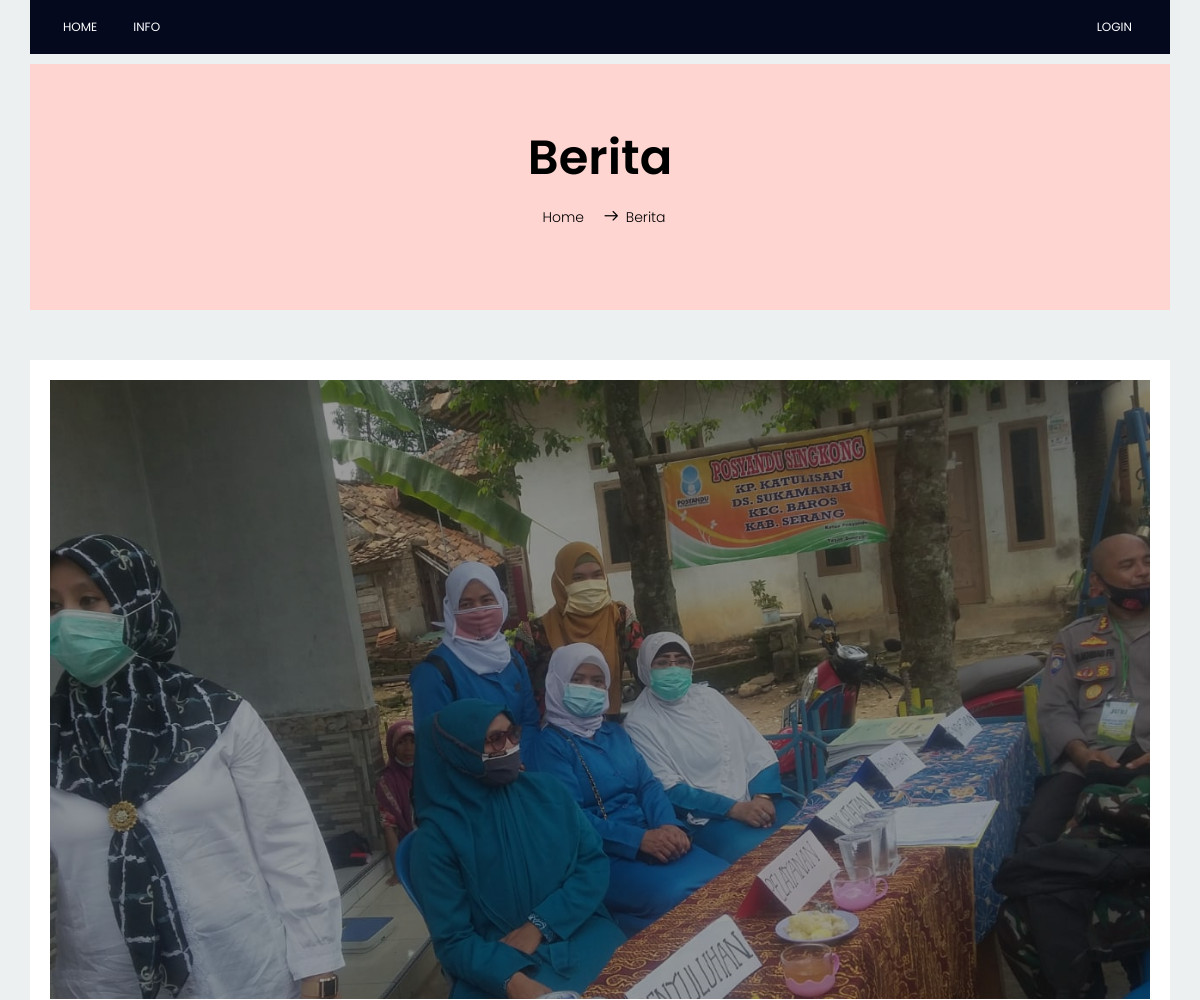
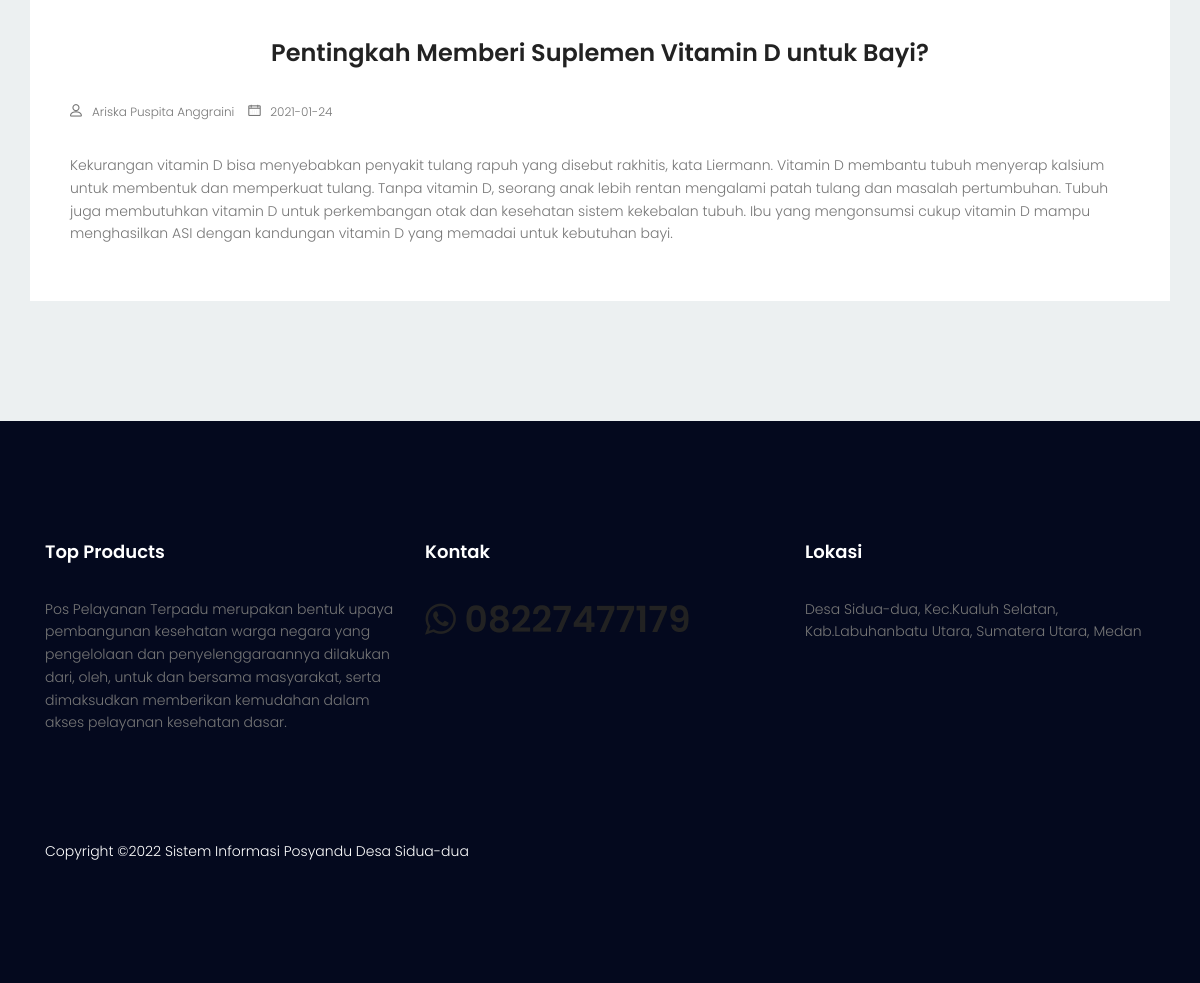
Page /berita.php?kode=3 on the committed database (2 pictures, top to bottom).
### tables this page shows
CREATE TABLE `phbs` (
  `kode_phbs` int(3) NOT NULL,
  `judul_berita` varchar(100) NOT NULL,
  `jenis_berita` varchar(50) NOT NULL,
  `tempat_dibuat` varchar(50) NOT NULL,
  `tgl_dibuat` date NOT NULL,
  `deskripsi_berita` text NOT NULL,
  `penulis_berita` varchar(100) NOT NULL,
  `editor_berita` varchar(100) NOT NULL,
  `penerbit` varchar(100) NOT NULL,
  `gambar` varchar(100) DEFAULT NULL
);

### berita.php (the view)
<?php require_once('head.php');
if(isset($_GET['kode'])) {
	$kode = $_GET['kode'];
	$sql = mysqli_query($con, "SELECT * FROM phbs WHERE kode_phbs='$kode'");
	$data = mysqli_fetch_array($sql);
}
?>
		<div class="site-main-container">
			<section class="top-post-area pt-10">
				<div class="container no-padding">
					<div class="row">
						<div class="col-lg-12">
							<div class="hero-nav-area" style="background: #FFD5D1">
								<h1 class="text-black">Berita</h1>
								<p class="text-black link-nav"><a style="color: black" href="index.php">Home</a>  <span class="lnr lnr-arrow-right"></span>Berita</p>
							</div>
						</div>
					</div>
				</div>
			</section>
			<section class="latest-post-area pb-120">
				<div class="container no-padding">
					<div class="row">
						<div class="col-lg-12 post-list">
							<div class="single-post-wrap">
								<div class="feature-img-thumb relative">
									<div class="overlay overlay-bg"></div>
									<img class="img-fluid" src="<?= $data['gambar']?>" alt="berita">
								</div>
								<div class="content-wrap">
									<h3 class="text-center"><?= $data['judul_berita']?></h3><br>
									<ul class="meta pb-20">
										<li><a href="#"><span class="lnr lnr-user"></span><?= $data['penulis_berita']?></a></li>
										<li><a href="#"><span class="lnr lnr-calendar-full"></span><?= $data['tgl_dibuat']?></a></li>
									</ul>
									<p>
										<?= $data['deskripsi_berita']?>
									</p>
						</div>
					</div>
				</div>
			</div>
		</section>
	</div>
<?php require_once('footer.php') ?>

### css/main.css (style rules this page uses)
body { color: #777777; font-family: "Poppins", sans-serif; font-size: 14px; font-weight: 300; line-height: 1.625em; position: relative; }
ol, ul { margin: 0; padding: 0; list-style: none; }
a { -webkit-transition: all 0.3s ease 0s; -moz-transition: all 0.3s ease 0s; -o-transition: all 0.3s ease 0s; transition: all 0.3s ease 0s; }
a, a:focus, a:hover { text-decoration: none; outline: 0; }
h1, h2, h3, h4, h5, h6 { font-family: "Poppins", sans-serif; color: #222222; line-height: 1.2em !important; margin-bottom: 0; margin-top: 0; font-weight: 600; }
h1, .h1 { font-size: 36px; }
h3, .h3 { font-size: 24px; }
.pt-10 { padding-top: 10px; }
.pb-20 { padding-bottom: 20px; }
.pb-120 { padding-bottom: 120px; }
.text-black { color: #000; }
.text-center { text-align: center; }
.relative { position: relative; }
.overlay { position: absolute; left: 0; right: 0; top: 0; bottom: 0; }
.container.no-padding { padding-left: 0; padding-right: 0; }
.no-padding { padding: 0; }
body { background: #ecf0f1; }
.site-main-container { background: #ecf0f1; }
.latest-post-area { margin-top: 50px; }
.hero-nav-area { text-align: center; background: #f6214b; color: #fff; padding: 65px 0px; }
.hero-nav-area h1 { font-size: 48px; margin-bottom: 20px; }
.hero-nav-area p .lnr { font-size: 14px; font-weight: 700; padding: 0px 8px; }
.hero-nav-area p a { padding: 0px 8px; color: #fff; }
.single-post-wrap { padding: 20px; background: #fff; }
.single-post-wrap .feature-img-thumb img { width: 100%; }
.single-post-wrap .feature-img-thumb .overlay-bg { background: rgba(0, 0, 0, 0.4); }
.single-post-wrap .content-wrap { padding: 20px; }
.single-post-wrap h3 { margin-top: 20px; }
.single-post-wrap .meta { margin: 10px 0px; }
.single-post-wrap .meta li { display: inline-block; color: #777777; margin-right: 10px; font-weight: 300; font-size: 12px; }
.single-post-wrap .meta li .lnr { margin-right: 10px; font-weight: 700; }
.single-post-wrap .meta li a, .single-post-wrap .meta li .lnr { color: #777777; }

### rows in the picture
phbs: gambar (picture), judul_berita "Pentingkah Memberi Suplemen Vitamin D untuk Bayi?", penulis_berita "Ariska Puspita Anggraini", tgl_dibuat "2021-01-24", deskripsi_berita "Kekurangan vitamin D bisa menyebabkan penyakit tulang rapuh yang disebut rakhitis, kata Liermann. Vitamin D membantu tubuh menyerap kalsium untuk membentuk dan memperkuat tulang. Tanpa vitamin D, seorang anak lebih rentan mengalami patah tulang dan masalah pertumbuhan. Tubuh juga membutuhkan vitamin D untuk perkembangan otak dan kesehatan sistem kekebalan tubuh. Ibu yang mengonsumsi cukup vitamin D mampu menghasilkan ASI dengan kandungan vitamin D yang memadai untuk kebutuhan bayi."
